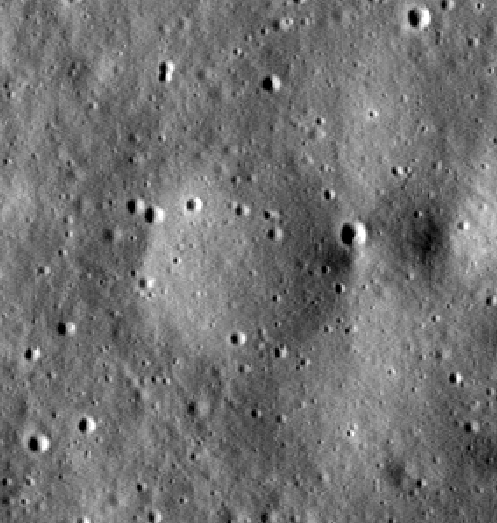
%> input picture data/rmds4.tif, 497 x 523 px
$ octave run_test.m   (GNU Octave 9; MATLAB toolbox functions it lacks are replaced by stand-ins)
%> lines starting %> are read from the running program, lines starting %| are printed output that depends on the picture; in (x1, y1, x2, y2) boxes, pixels count from 0 and x2, y2 are one past the last pixel; in counts of white or black regions, pixels touching at a corner belong together; the program's own positions count from 1
### RMDS_Detection.m
function circles = RMDS_Detection( ...
    imageFile,...
    basisType,...
    frequency,...          % Frequency of basis function (currently fixed at 4 Hz)
    butterOrder,...
    butterCutoff,...
    r_range,...
    ring_thickness,...
    thresholdRatio,...     % Threshold ratio (currently fixed at 0.8)
    epsScale,...           % DBSCAN epsilon scale (currently fixed at 0.4)
    minPts)                % Minimum number of points for DBSCAN (currently fixed at 20)
%> called with imageFile = 'data/rmds4.tif', basisType = 'cos', frequency = 4, butterOrder = 6, butterCutoff = 0.05, ring_thickness = 1, thresholdRatio = 0.8, epsScale = 0.4

% =====================================================
% RMDS Automatic Detection Algorithm
%
% Input:
% imageFile       : Path of input image
% basisType       : Basis function type ('sin' or 'cos')
% frequency       : Frequency of basis function
% butterOrder     : Order of Butterworth low-pass filter
% butterCutoff    : Cutoff frequency of Butterworth filter
% r_range         : Range of template radii
% ring_thickness  : Thickness of circular ring template
% thresholdRatio  : Threshold coefficient for candidate selection
% epsScale        : Scaling factor for DBSCAN epsilon
% minPts          : Minimum number of points required by DBSCAN
%
% Output:
% circles = [row col radius response]
%
% row             : Row coordinate of detected RMDS center
% col             : Column coordinate of detected RMDS center
% radius          : Estimated RMDS radius
% response        : Detection response value
%
% =====================================================


%% =====================================================
% 1. Read input image
%% =====================================================

img = imread(imageFile);
%> img is the input picture: size 523x497x3 uint8; min 0, max 255, mean 113.3

if size(img,3)==3
    img = rgb2gray(img);
%> img: size 523x497 uint8
end

img = double(img);
%> img: size 523x497 double
[rows,cols] = size(img);
%> rows = 523; cols = 497


%% =====================================================
% 2. Generate basis function for cross-correlation
%% =====================================================

fs = cols;
%> fs = 497
T = 1;

t = 0:1/fs:(T-1/fs);
%> t = 497 values from 0 to 0.998

switch lower(basisType)

    case 'sin'
        x = sin(2*pi*frequency*t);

    case 'cos'
        x = cos(2*pi*frequency*t);

    otherwise
        error('basisType must be either ''sin'' or ''cos''');

end


N = numel(t);
%> N = 497

Lc = round(fs/frequency);
%> Lc = 124

c0 = floor((N+1)/2);
%> c0 = 249

a = c0-floor(Lc/2);
%> a = 187
b = a+Lc-1;
%> b = 310

L = b-a;
%> L = 123

a = a+L/4;
%> a = 217.8
b = b-L/4;
%> b = 279.2


F = round(0.5*Lc);
%> F = 62

F = max(0,min([F,a-1,N-b]));


w = zeros(1,N);

w(a:b)=1;


if F>0

    n = 1:F;

    % Smooth transition window
    rise = sin((n/F)*(pi/2)).^2;
    fall = fliplr(rise);

    w(a-F:a-1)=rise;
    w(b+1:b+F)=fall;

end


signal_cycle = x.*w;


%% =====================================================
% 3. Design Butterworth low-pass filter
%% =====================================================

[bw,aw] = butter(butterOrder,butterCutoff,'low');


%% =====================================================
% 4. Row-wise cross-correlation
%% =====================================================

result = zeros(rows,cols);


for r=1:rows

    signal = img(r,:);

    % Remove mean value
    signal = signal-mean(signal);


    % Median filtering to suppress noise
    signal = medfilt1(signal,3);


    if max(signal)==min(signal)
        continue;
    end


    % Normalize signal to [-1,1]
    signal = 2*(signal-min(signal))/(max(signal)-min(signal))-1;


    % Normalized cross-correlation
    corr_full = xcorr(signal,signal_cycle,'normalized');


    mid = ceil(length(corr_full)/2);


    result(r,:) = corr_full(mid-floor(cols/2):mid+ceil(cols/2)-1);

end
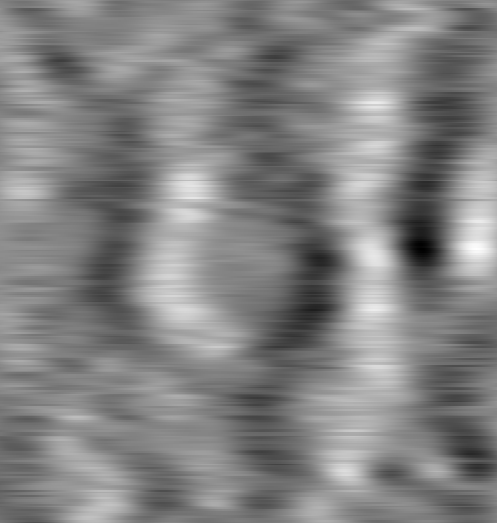
%> result: size 523x497 double; min -0.618, max 0.581, mean -0.00199; drawn with min black and max white


%% =====================================================
% 5. Column-wise Butterworth filtering
%% =====================================================

result_lp = zeros(rows,cols);


for c=1:cols

    result_lp(:,c)=filtfilt(bw,aw,result(:,c));

end


%% =====================================================
% 6. First-order derivative
%% =====================================================

dx = diff(result_lp,1,2);
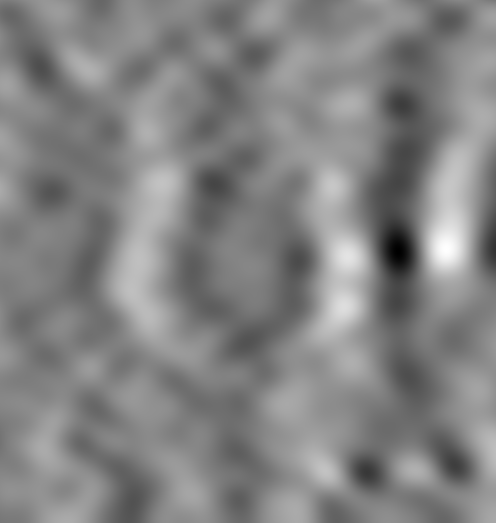
%> dx: size 523x496 double; min -0.0331, max 0.0312, mean 3.55e-05; drawn with min black and max white

dx = [dx zeros(rows,1)];
%> dx: size 523x497 double


img_norm = dx;


%% =====================================================
% 7. Multi-scale circular template matching
%% =====================================================

numR = length(r_range);


volume_responses = zeros(rows,cols,numR);


for k=1:numR


    R = r_range(k);


    % Padding around the circular template
    pad = round(0.3*R);


    diam = 2*(R+pad)+1;


    [X,Y]=meshgrid(1:diam);


    cx=(diam+1)/2;


    dist = sqrt((X-cx).^2+(Y-cx).^2);


    % Circular ring template
    mask = abs(dist-R)<=ring_thickness/2;


    if ~any(mask(:))

        [~,id]=min(abs(dist(:)-R));

        mask(id)=1;

    end


    kernel = double(mask);


    % Template convolution
    resp = conv2(img_norm,kernel,'same');


    % Circumference normalization
    volume_responses(:,:,k)=resp/sum(mask(:));


end
%> this loop made 61 passes
%> pass 1, in RMDS_Detection, `resp = conv2(img_norm,kernel,'same');`:
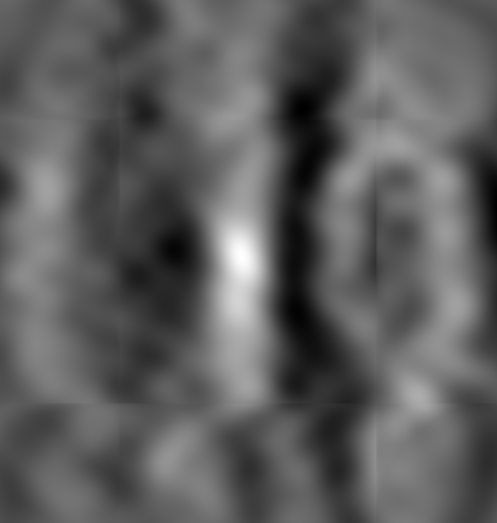
%> resp: size 523x497 double; min -2.95, max 5.18, mean 0.0616; drawn with min black and max white
%> after the loop:
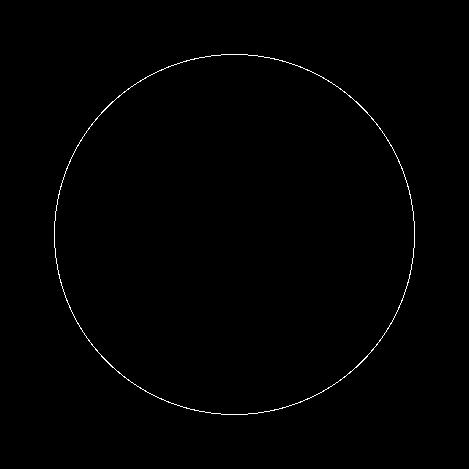
%> mask: size 469x469 logical; 0.52% white in thin lines or dots, all inside (x1, y1, x2, y2) = (54, 54, 415, 415)


%% =====================================================
% 8. Select maximum response and corresponding radius
%% =====================================================


[max_response,best_k] = max(volume_responses,[],3);
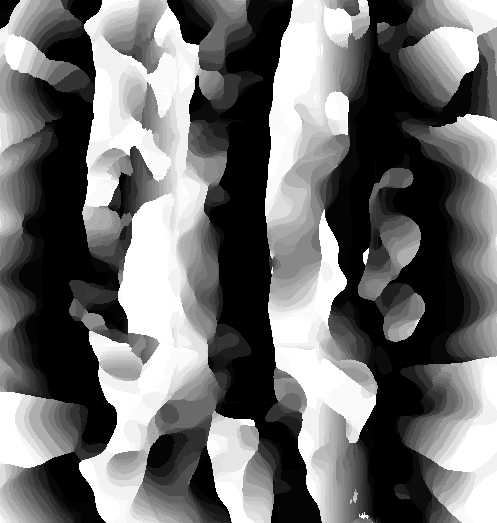
%> best_k: size 523x497 double; min 1, max 61, mean 27.4; drawn with min black and max white


best_radius = r_range(best_k);
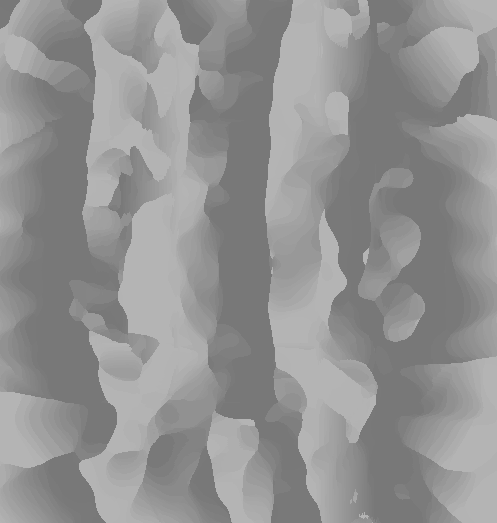
%> best_radius: size 523x497 double; min 120, max 180, mean 146.4


%% =====================================================
% 9. Response thresholding
%% =====================================================


thr = thresholdRatio * max(max_response(:));
%> thr = 0.00534


max_response(max_response<thr)=0;
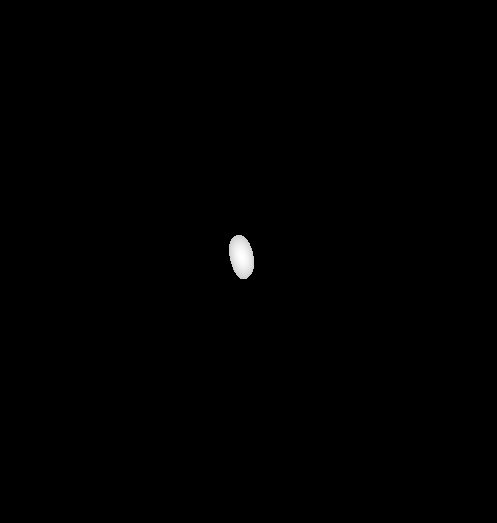
%> max_response: size 523x497 double; min 0, max 0.00668, mean 1.95e-05; drawn with min black and max white


%% =====================================================
% 10. DBSCAN clustering
%% =====================================================


[row,col]=find(max_response>0);
%> row = 850 values from 236 to 279; col = 850 values from 230 to 254


pts=[row col];
%> pts = 850 rows, first 12: [245 230; 246 230; 247 230; 248 230; 249 230; 250 230; 251 230; 252 230; 253 230; 254 230; 255 230; 256 230]


% Adaptive epsilon based on detected radius
eps_val = epsScale * mean(best_radius(best_radius>0));
%> eps_val = 58.56


minpts = minPts;


%> the run ends on the next line
labels=dbscan(double(pts),eps_val,minpts);


ids=unique(labels);


% Remove noise points
ids(ids==-1)=[];


%% =====================================================
% 11. Extract detected RMDS parameters
%% =====================================================


circles=[];


for i=1:length(ids)


    idx = labels==ids(i);


    lin=sub2ind(size(max_response),pts(idx,1),pts(idx,2));


    [resp,id]=max(max_response(lin));


    lin_best=lin(id);


    [r0,c0]=ind2sub(size(max_response),lin_best);


    R0=best_radius(r0,c0);


    circles=[circles;
             r0 c0 R0 resp];


end


%% =====================================================
% 12. Visualization of detected RMDS
%% =====================================================


figure;


imagesc(img);


colormap(gray);


axis image;


hold on


theta=linspace(0,2*pi,360);


for i=1:size(circles,1)


    x=circles(i,2)+circles(i,3)*cos(theta);


    y=circles(i,1)+circles(i,3)*sin(theta);


    plot(x,y,'r--','LineWidth',2);


end


axis off


set(gca,'Position',[0 0 1 1]);


hold off


end

### run_test.m
clc;
clear;
close all;


%% Automatically locate project directory

projectPath = fileparts(mfilename('fullpath'));


%% Define input image path

imageFile = fullfile(projectPath,...
                     'data',...
                     'rmds4.tif');


%% Input parameters

basisType = 'cos';          % Basis function type: 'sin' or 'cos'

frequency = 4;              % Frequency of basis function (Hz)


butterOrder = 6;            % Order of Butterworth low-pass filter

butterCutoff = 0.05;        % Cutoff frequency


r_range = 120:180;          % Range of circular template radii

ring_thickness = 1;         % Thickness of circular ring template


thresholdRatio = 4/5;       % Detection threshold ratio

epsScale = 0.4;             % DBSCAN epsilon scaling factor

minPts = 20;                % Minimum number of points for DBSCAN


%% Add project path

addpath(projectPath);


%% Run RMDS detection

circles = RMDS_Detection( ...

$ run again, with data/rmds2.tif copied over data/rmds4.tif
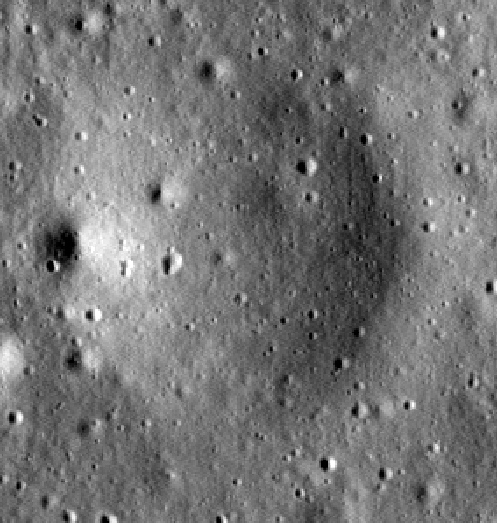
%> input picture data/rmds2.tif, 497 x 523 px
%> in RMDS_Detection, img is the input picture: size 523x497x3 uint8; min 0, max 255, mean 116.8
%> in RMDS_Detection, `best_radius = r_range(best_k);`:
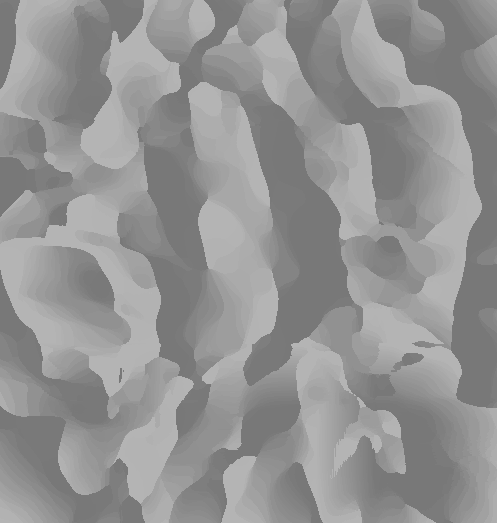
%> best_radius: size 523x497 double; min 120, max 180, mean 147.2
%> thr = 0.00422
%> in RMDS_Detection, `max_response(max_response<thr)=0;`:
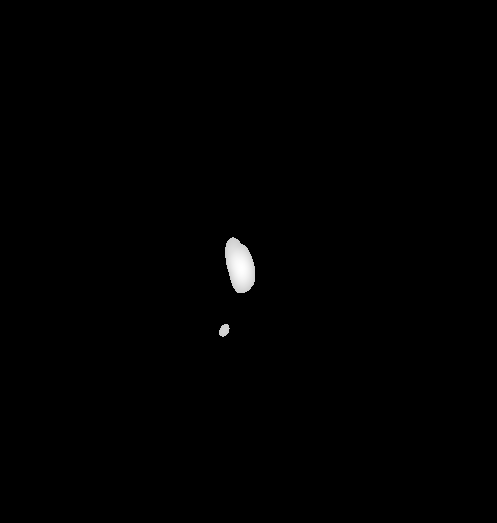
%> max_response: size 523x497 double; min 0, max 0.00527, mean 2.38e-05; drawn with min black and max white
%> row = 1323 values from 238 to 337; col = 1323 values from 220 to 255
%> pts = 1323 rows, first 12: [331 220; 332 220; 333 220; 334 220; 335 220; 329 221; 330 221; 331 221; 332 221; 333 221; 334 221; 335 221]
%> eps_val = 58.88

$ run again, with data/rmds3.tif copied over data/rmds4.tif
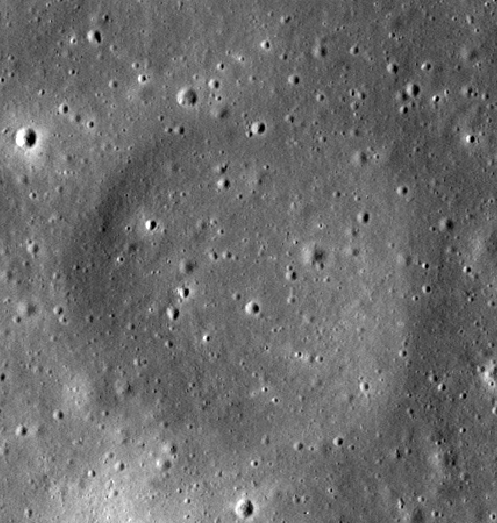
%> input picture data/rmds3.tif, 497 x 523 px
%> in RMDS_Detection, img is the input picture: size 523x497x3 uint8; min 0, max 255, mean 107.9
%> after the loop in RMDS_Detection, `for c=1:cols`:
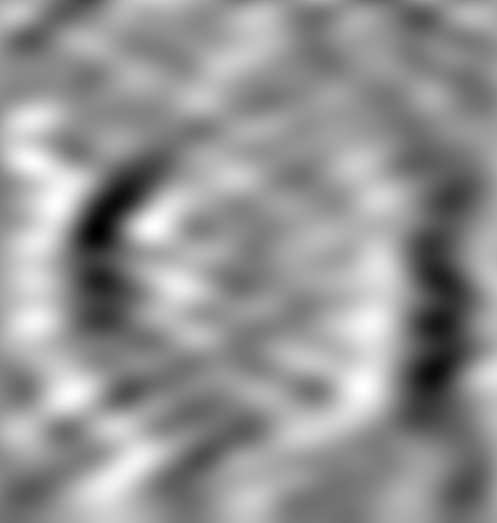
%> result_lp: size 523x497 double; min -0.435, max 0.305, mean -0.00652; drawn with min black and max white
%> in RMDS_Detection, `best_radius = r_range(best_k);`:
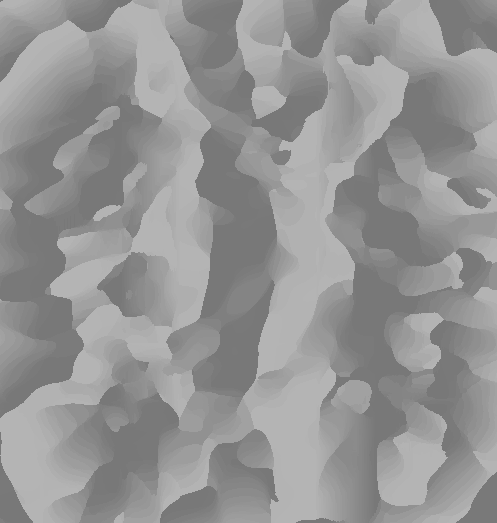
%> best_radius: size 523x497 double; min 120, max 180, mean 148.5
%> thr = 0.00392
%> row = 790 values from 238 to 279; col = 790 values from 234 to 258
%> pts = 790 rows, first 12: [254 234; 255 234; 256 234; 257 234; 258 234; 259 234; 260 234; 261 234; 262 234; 263 234; 264 234; 265 234]
%> eps_val = 59.39
